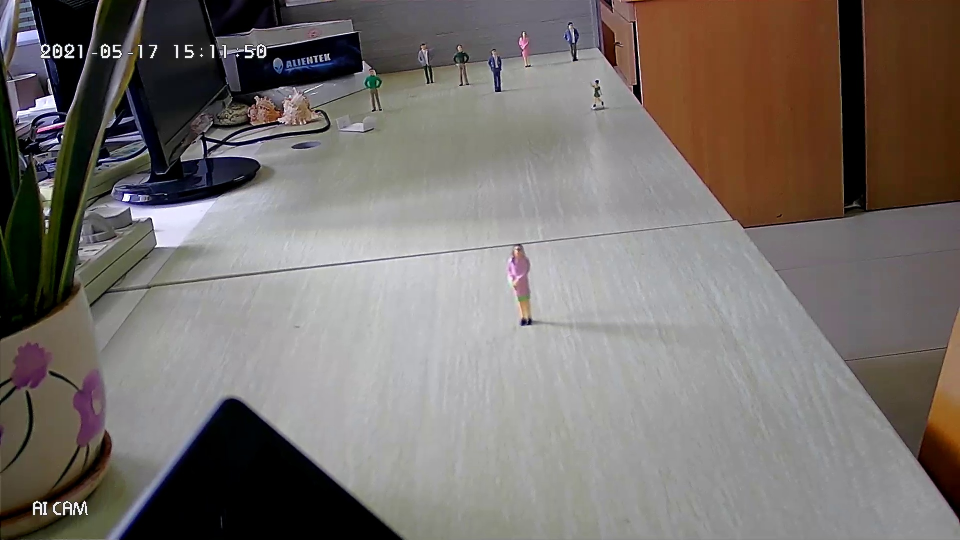
#> input picture ipc/image_path/1.jpg, 1920 x 1080 px, found by its file name (shown at 1/2 size); its folder holds 3 pictures in this run
$ python resize.py
#> lines starting #> are read from the running program, lines starting #| are printed output that depends on the picture
'''将image_path文件夹下的图片resize成（w，h）重命名并保存'''
import cv2
import os
def Resize_Image(image_path,w=347,h=347):
#> called with image_path = 'E:\\pycharm-test\\ipc\\image_path', w = 347, h = 347
    image_path_list = os.listdir(image_path)
    image_path_list.sort()
    number=1
    for filename in image_path_list:
        file = image_path+'/'+filename
        img = cv2.imread((file), cv2.IMREAD_COLOR)
#> img is the input picture: shape (1080, 1920, 3); mean B, G, R 108.7, 112.5, 119.1
        # 调用cv2.resize函数resize图片
        new_img = cv2.resize(img, (w, h), interpolation=cv2.INTER_CUBIC)
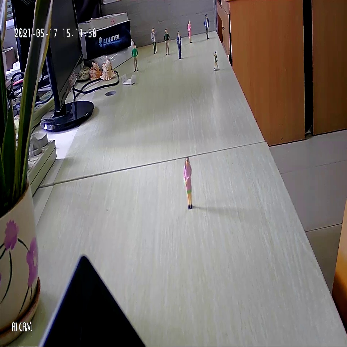
#> new_img: shape (347, 347, 3); mean B, G, R 108.6, 112.5, 119
        img_name = str(number)+'.jpg'
        number+=1
        '''生成图片存储的目标路径'''
        save_path = image_path + '_new/'
        if os.path.exists(save_path):
            print(number)
            '''调用cv.2的imwrite函数保存图片'''
            save_img = save_path + img_name
            cv2.imwrite(save_img, new_img)
        else:
            os.mkdir(save_path)
            save_img = save_path + img_name
            cv2.imwrite(save_img, new_img)
#> pass 2 of the loop in Resize_Image, `for filename in image_path_list:`:
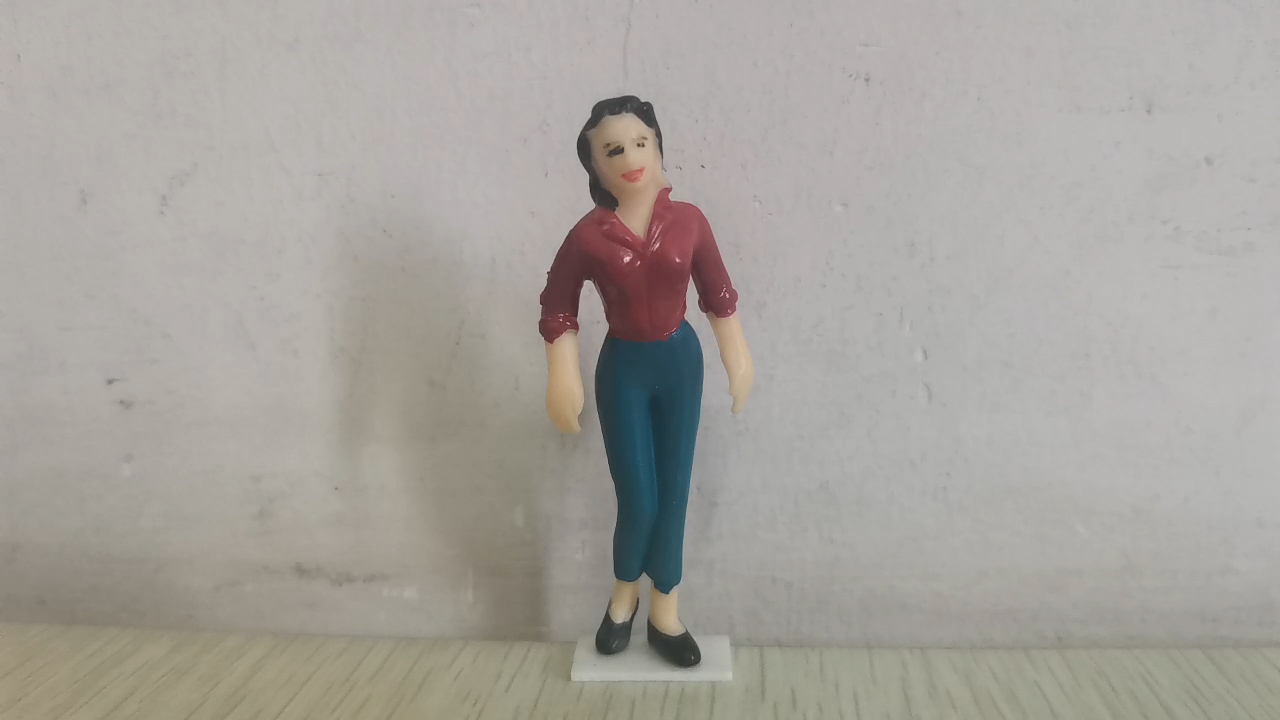
#> input picture ipc/image_path/10.jpg, 1280 x 720 px, found by its file name
#> in Resize_Image, img is the input picture: shape (720, 1280, 3); mean B, G, R 156.8, 162.6, 166.4
#> in Resize_Image, `new_img = cv2.resize(img, (w, h), interpolation=cv2.INTER_CUBIC)`:
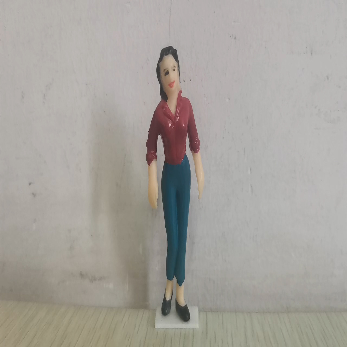
#> new_img: shape (347, 347, 3); mean B, G, R 156.7, 162.6, 166.3
#> pass 3 of the loop in Resize_Image, `for filename in image_path_list:`:
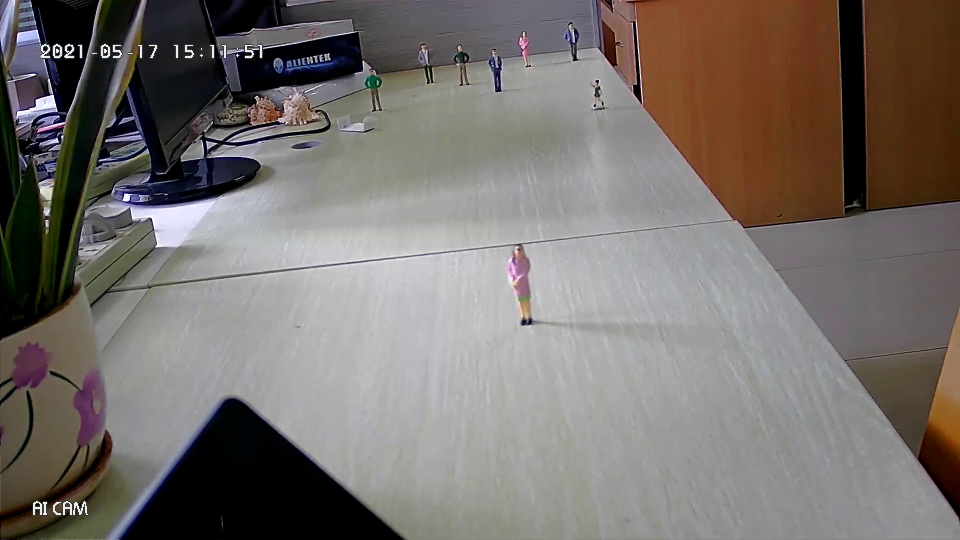
#> input picture ipc/image_path/4.jpg, 1920 x 1080 px, found by its file name (shown at 1/2 size)
#> in Resize_Image, img is the input picture: shape (1080, 1920, 3); mean B, G, R 108.6, 112.5, 119
#> in Resize_Image, `new_img = cv2.resize(img, (w, h), interpolation=cv2.INTER_CUBIC)`:
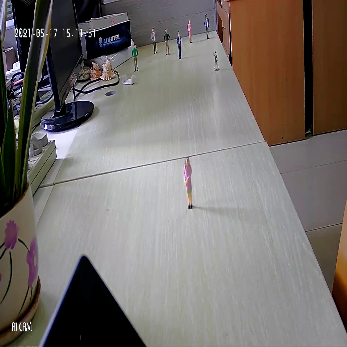
#> new_img: shape (347, 347, 3); mean B, G, R 108.5, 112.5, 119

#Resize_Image('图片文件夹路径')
Resize_Image('E:\pycharm-test\ipc\image_path')
